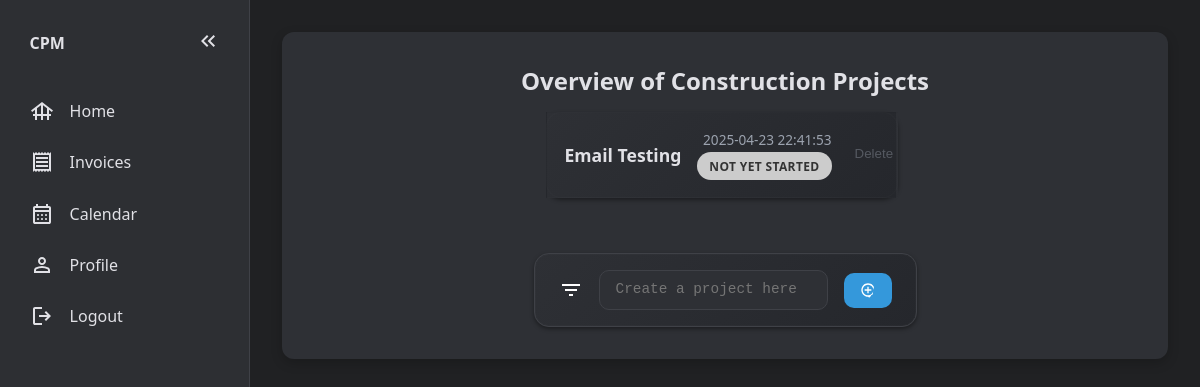
Page /home (signed in) on the committed database.
### website/models.py (models this page shows)
class Project(db.Model): # Database model: An object blueprint/layout that will be stored in the database
    id = db.Column(db.Integer, primary_key=True)
    project_name = db.Column(db.String(70))
    date = db.Column(db.DateTime(timezone=True), default=func.now()) # Gets current date and time
    progress = db.Column(Enum('Not Yet Started', 'On Hold', 'In Progress', 'Completed', 'Canceled', name='progress_status'), nullable=False, default='Not Yet Started') # Project's Progress: Not Yet Started (Blue) | On Hold (Orange) | In Progress (Yellow) | Completed (Green) | Canceled (Red)
    deadline = db.Column(db.Date, nullable=True) # Project Deadline
    user_id = db.Column(db.Integer, db.ForeignKey('user.id')) # 1-to-many relationship
    address= db.Column(db.String(255), nullable = True)
    subcontractors = db.relationship('Assignment', back_populates='project') #many to many relation
    tasks = db.relationship('Task', backref='project', lazy='dynamic') # 1-to-many relationship
    files = db.relationship('File', back_populates='project')
    pass

### website/views.py (the view, shortened to what this page needs)
@views.route('/home', methods=['GET', 'POST'])
@login_required
def home():
    if current_user.role == "contractor": # Goes to contractor page
        return render_template("home.html", user=current_user)
    else:
        return "Unauthorized", 403

### website/context_processors.py (called while the page is built)
def unread_message_count():
    if current_user.is_authenticated:
        return Message.query.filter_by(receiver_id=current_user.id, is_read=False).count()
    return 0

### website/templates/home.html (shortened to what this page needs)
{% extends 'base.html' %}
{% block content %}
<section class="main-content-section" id="project-section">
  <section id="project-header">
    <h2>Overview of Construction Projects</h2>
  </section>
  <div class="table-wrapper">
    <table>
      {% if not user.projects %}
      <p id="no-projects">
        There are no projects yet available, create one below.
      </p>
      {% else %} {% for project in user.projects %}
      <tr class="project-row" data-status="{{ project.progress }}">
        <td>
          <a
            id="project-link"
            href="{{ url_for('views.view_project', project_id=project.id)}}"
          >
            {{ project.project_name }}
          </a>
          <div class="project-details">
            <p class="date">{{ project.date }}</p>
            <p id="project-status">
              {% if project.progress == "Not Yet Started" %}
              <span class="status-text not-started">Not Yet Started</span>
              {% elif project.progress == "On Hold" %}
              <span class="status-text on-hold">On Hold</span>
              {% elif project.progress == "In Progress" %}
              <span class="status-text in-progress">In Progress</span>
              {% elif project.progress == "Completed" %}
              <span class="status-text completed">Completed</span>
              {% elif project.progress == "Canceled" %}
              <span class="status-text canceled">Canceled</span>
              {% else %}
              <span class="status-text">Unknown Status</span>
              {% endif %}
            </p>
          </div>
          <button
            type="button"
            id="delete-button"
            data-id="{{ project.id }}"
            data-name="{{ project.project_name }}"
            onClick="deleteProject(this)"
          >
            <span aria-hidden="true"> Delete </span>
          </button>
        </td>
      </tr>
      {% endfor %} {% endif %}
    </table>
  </div>
  <form method="POST" action="{{ url_for('views.home') }}" id="project-form">
    <div class="filter-wrapper">
      <svg
        xmlns="http://www.w3.org/2000/svg"
        height="24px"
        viewBox="0 -960 960 960"
        width="24px"
        id="filter-projects"
        onclick="toggleFilter()"
      >
        <path
          d="M400-240v-80h160v80H400ZM240-440v-80h480v80H240ZM120-640v-80h720v80H120Z"
        />
      </svg>
    </div>
    <textarea
      name="project"
      id="project"
      maxlength="70"
      placeholder="Create a project here"
    ></textarea>
    <button type="submit">
    </button>
  </form>
</section>
{% endblock %}

### website/static/css/style.css (style rules this page uses)
:root { --bg: #202123; --panel: #2d2f33; --card: #2e3035; --text: #e1e1e6; --icon: #e1e1e6; --text-muted: #9ca3af; --border: #3f4147; --hover-bg: #3a3b40; --accent: #3498db; --accent-hover: #2980b9; --error: #ff6b6b; --success: #32d296; --shadow: rgba(0, 0, 0, 0.2); }
*, *::before, *::after { margin: 0; padding: 0; box-sizing: border-box; }
html { font-family: "Segoe UI", Tahoma, Geneva, Verdana, sans-serif; font-size: 16px; }
body { display: grid; grid-template-columns: auto 1fr; grid-template-areas: "sidebar main"; background-color: var(--bg); color: var(--text); height: 100vh; font-size: clamp(0.875rem, 1.5vw, 1rem); overscroll-behavior: none; }
.main-content-section { width: 100%; background: var(--card); border-radius: 0.75rem; padding: 2rem; box-shadow: 0 4px 12px var(--shadow); }
.main-content-section, .sub-sections { display: flex; justify-content: center; align-items: center; flex-direction: column; }
#project-section { justify-content: flex-start; }
#project-header { display: flex; justify-content: space-between; align-items: center; }
#project-section .table-wrapper { max-height: 400px; overflow-y: auto; padding-right: 6px; }
#project-section table { width: 100%; border-collapse: separate; border-spacing: 0 15px; margin-bottom: 0.5rem; }
#project-section tr { background: linear-gradient(135deg, #2e3035, #25272c); border-radius: 15px; border: 1px solid var(--border); transition: transform 0.2s ease; content-visibility: auto; contain-intrinsic-size: 80px; box-shadow: inset 0 0 0 1px rgba(255, 255, 255, 0.015), 0 2px 4px rgba(0, 0, 0, 0.4); }
#project-section td { display: grid; grid-template-columns: 1fr auto auto; align-items: center; gap: 1rem; font-size: 0.95rem; color: var(--text); border-radius: 15px; background: none; padding: clamp(0.75rem, 1.5vw, 1.5rem); }
#project-section td a { font-weight: 700; font-size: 1.1rem; color: var(--text); text-decoration: none; transition: color 0.2s ease, transform 0.2s ease; }
.project-details { display: flex; flex-direction: column; align-items: flex-end; min-width: 120px; }
#project-section .date { margin-bottom: 0.2rem; font-size: 0.85rem; color: var(--text-muted); }
#project-status { display: flex; gap: 0.4rem; flex-wrap: wrap; justify-content: flex-end; }
#project-status span { padding: 0.35rem 0.75rem; border-radius: 999px; font-size: 0.75rem; font-weight: 600; text-transform: uppercase; letter-spacing: 0.03em; }
#project-status .not-started { background-color: #ccc; color: #333; }
#delete-button { background: none; border: none; width: 32px; height: 32px; border-radius: 50%; display: flex; align-items: center; justify-content: center; cursor: pointer; opacity: 0.4; transition: opacity 0.2s ease, transform 0.2s ease; color: var(--text-muted); }
#delete-button span { width: 18px; height: 18px; fill: var(--text-muted); transition: fill 0.2s ease; }
#project-form { display: flex; align-items: center; gap: 1rem; background: linear-gradient(135deg, #2e3035, #25272c); padding: 1rem 1.5rem; border-radius: 15px; border: 1px solid var(--border); box-shadow: inset 0 0 0 1px rgba(255, 255, 255, 0.015), 0 2px 4px rgba(0, 0, 0, 0.4); margin-top: 2rem; flex-wrap: wrap; }
#project-form textarea { flex: 1; max-height: 40px; min-height: 40px; padding: 0.6rem 1rem; border-radius: 10px; border: 1px solid var(--border); background: var(--card); color: var(--text); font-size: 0.9rem; resize: none; }
#project-form #filter-projects, .edit-toggle-btn { transition: transform 0.2s ease; cursor: pointer; fill: white; }
#project-form button { padding: 0.6rem 1rem; background-color: var(--accent); color: white; border-radius: 10px; border: none; font-weight: 600; display: flex; align-items: center; gap: 0.5rem; cursor: pointer; transition: background-color 0.2s ease; }
#project-form button svg { width: 16px; height: 16px; fill: white; }
.filter-wrapper { display: flex; align-items: center; gap: 0.5rem; }
a { text-decoration: none; color: var(--text); }

### rows in the picture
Project: project_name "Email Testing", date "2025-04-23 22:41:53", progress "NOT YET STARTED"
